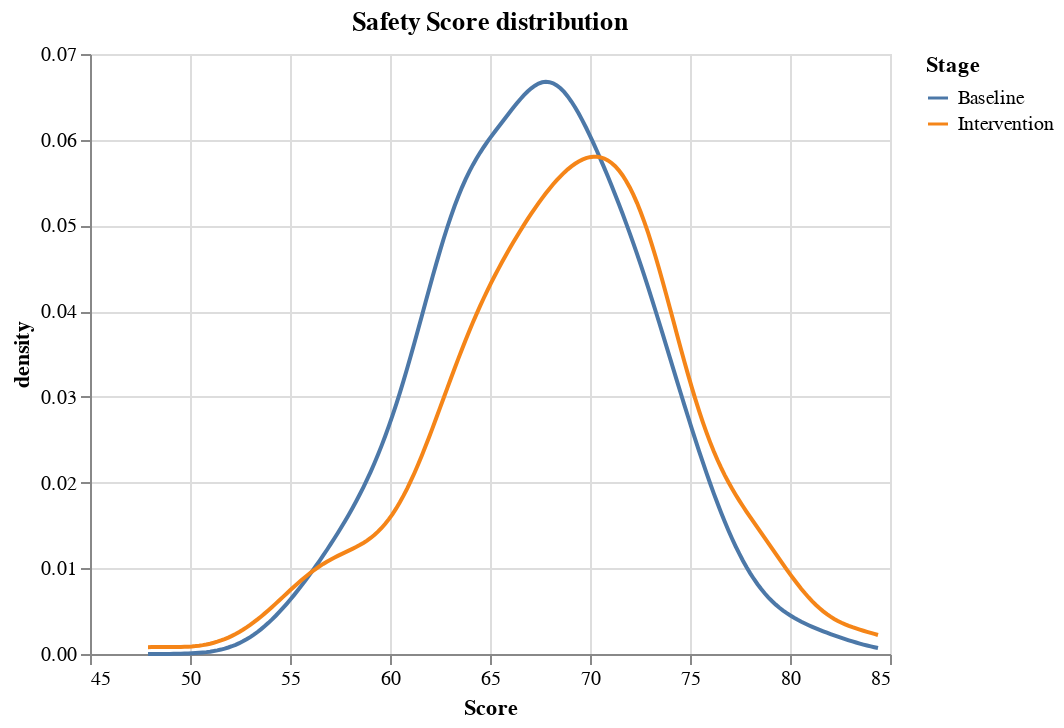

This figure's notebook cell:
### Markdown cell above
### Distribution of scores

### Code cell
alt.Chart(melted_df).transform_density(
    'Average Safety Score', 
    groupby=['Stage'],
    as_=['Score', 'density']
).mark_line().encode(
    x='Score:Q',
    y='density:Q',
    color='Stage'
).properties(title="Safety Score distribution")

### Figure 1 — Vega-Lite specification as saved in the notebook (floating-point values rounded to 4 significant figures; data arrays with more than 128 entries replaced by an {"elided": "..."} marker saying what was removed)
{"config": {"view": {"continuousWidth": 400, "continuousHeight": 300}}, "data": {"name": "data-38179dd71d2d9463967753eecec6e91a"}, "mark": "line", "encoding": {"color": {"field": "Stage", "type": "nominal"}, "x": {"field": "Score", "type": "quantitative"}, "y": {"field": "density", "type": "quantitative"}}, "title": "Safety Score distribution", "transform": [{"density": "Average Safety Score", "groupby": ["Stage"], "as": ["Score", "density"]}], "$schema": "https://vega.github.io/schema/vega-lite/v4.17.0.json", "datasets": {"data-38179dd71d2d9463967753eecec6e91a": {"elided": "534 records"}}}
